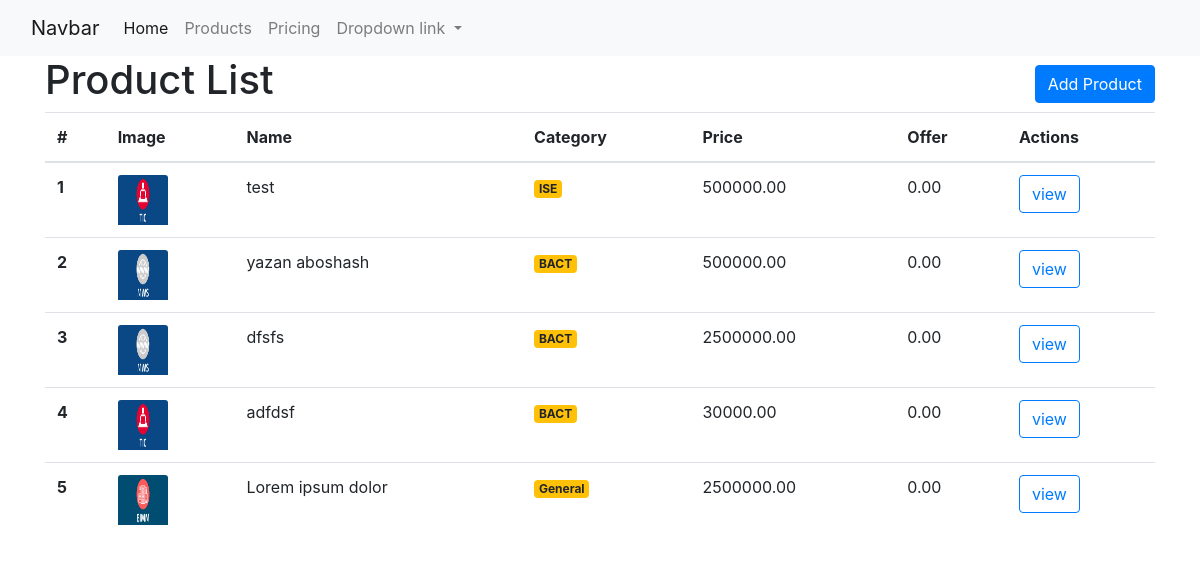
The app's page /products/, older data.
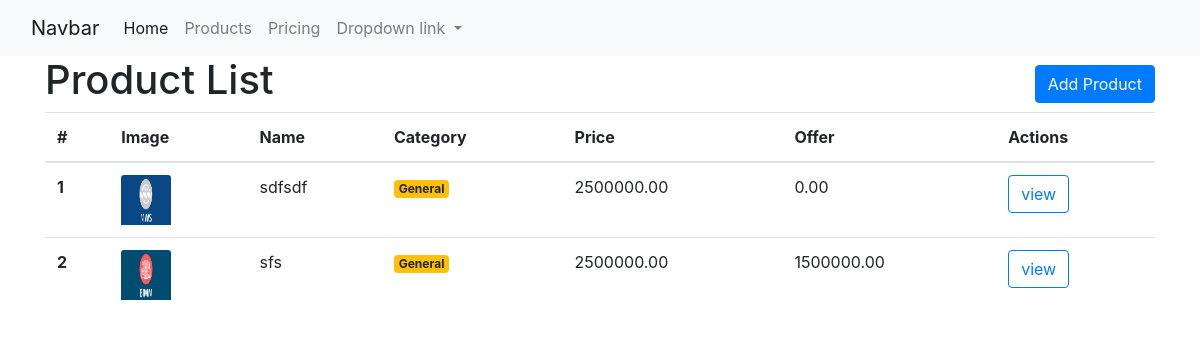
The same page, newer data.
### apps/product/models.py (models this page shows, shortened)
class Product(models.Model):
    name = models.CharField(max_length=200)
    description = models.TextField()
    colors = models.JSONField(default=dict)
    price = models.DecimalField(max_digits=10, decimal_places=2)
    offer = models.DecimalField(max_digits=10, decimal_places=2, default=0)
    thumbnail = models.ImageField(upload_to='thumbnails/')
    category = models.ForeignKey(Category, on_delete=models.CASCADE)

class Category(models.Model):
    name = models.CharField(max_length=100)

### apps/dashboard/views.py (the view)
# urls.py: path('products/', views.list_product, name='products_list'),
def list_product(request):
    products = Product.objects.all()
    return render(request, 'dashboard/products/product_view.html', {'products': products})

### apps/dashboard/templates/dashboard/products/product_view.html
{% extends "dashboard/base.html" %}
{% block content %}
<div class="d-flex justify-content-between align-items-center">
    <h1>Product List</h1>
     <a href="{% url 'product_create' %}" class="btn btn-primary">Add Product</a>
</div>
<table class="table">
  <thead>
    <tr>
        <th scope="col">#</th>
        <th scope="col">Image</th>
        <th scope="col">Name</th>
        <th scope="col">Category</th>
        <th scope="col">Price</th>
        <th scope="col">Offer</th>
        <th scope="col">Actions</th>
    </tr>
  </thead>
  <tbody>
   {% for product in products %}
    <tr>
        <th scope="row">{{ product.id }}</th>
        <td><img src="{{ product.thumbnail.url }}" style="width:50px;height:50px;" alt="{{ product.name }}" class="card-img-top"></td>
        <td>{{ product.name }}</td>
        <td><span class="badge bg-warning">{{ product.category.name }}</span></td>
        <td>{{ product.price }}</td>
        <td>{{ product.offer }}</td>
        <td> <a href="#" class="btn btn-outline-primary">view</a></td>
    </tr>
      {% endfor %}
  </tbody>
</table>
{% endblock %}

### apps/dashboard/templates/dashboard/base.html (shortened to what this page needs)
<!DOCTYPE html>
<html lang="en">
<head>
    <link href="https://stackpath.bootstrapcdn.com/bootstrap/4.5.2/css/bootstrap.min.css" rel="stylesheet">
</head>
<body>
<nav class="navbar navbar-expand-lg navbar-light bg-light">
  <div class="container-fluid">
    <a class="navbar-brand" href="#">Navbar</a>
    <div class="collapse navbar-collapse" id="navbarNavDropdown">
      <ul class="navbar-nav">
        <li class="nav-item">
          <a class="nav-link active" aria-current="page" href="{% url 'home' %}">Home</a>
        </li>
        <li class="nav-item">
          <a class="nav-link" href="{% url 'products_list' %}">Products</a>
        </li>
        <li class="nav-item">
          <a class="nav-link" href="#">Pricing</a>
        </li>
        <li class="nav-item dropdown">
          <a class="nav-link dropdown-toggle" href="#" id="navbarDropdownMenuLink" role="button" data-bs-toggle="dropdown" aria-expanded="false">
            Dropdown link
          </a>
        </li>
      </ul>
    </div>
  </div>
</nav>
    <div class="container">
        {% block content %}
        {% endblock %}
    </div>
</body>
</html>

Row changes from the older to the newer data that the page shows:
removed Product: id "3", thumbnail (picture), name "dfsfs", category.name "BACT", price "2500000.00", offer "0.00"
removed Product: id "4", thumbnail (picture), name "adfdsf", category.name "BACT", price "30000.00", offer "0.00"
removed Product: id "5", thumbnail (picture), name "Lorem ipsum dolor", category.name "General", price "2500000.00", offer "0.00"
changed Product id 1: thumbnail: a different picture; name "test" → "sdfsdf"; category.name "ISE" → "General"; price "500000.00" → "2500000.00"
changed Product id 2: thumbnail: a different picture; name "yazan aboshash" → "sfs"; category.name "BACT" → "General"; price "500000.00" → "2500000.00"; offer "0.00" → "1500000.00"
